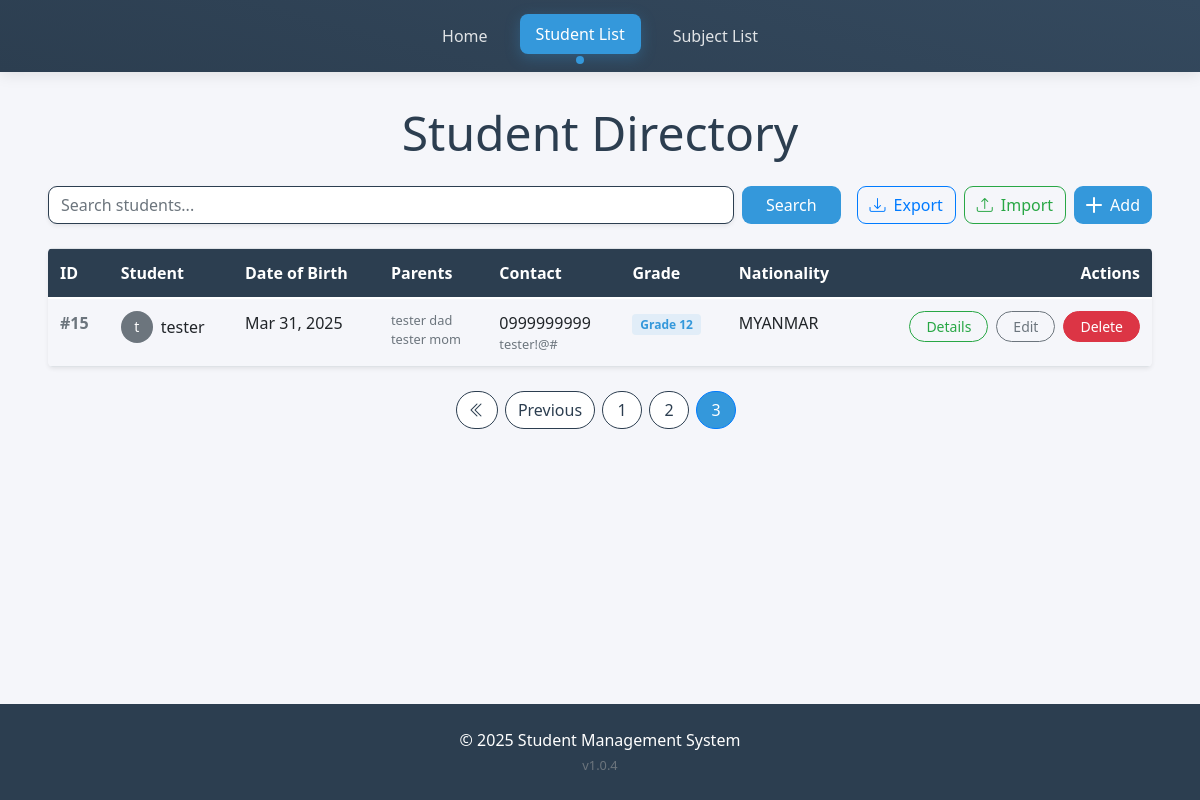
The app's page /management/?page=3&q=, older data.
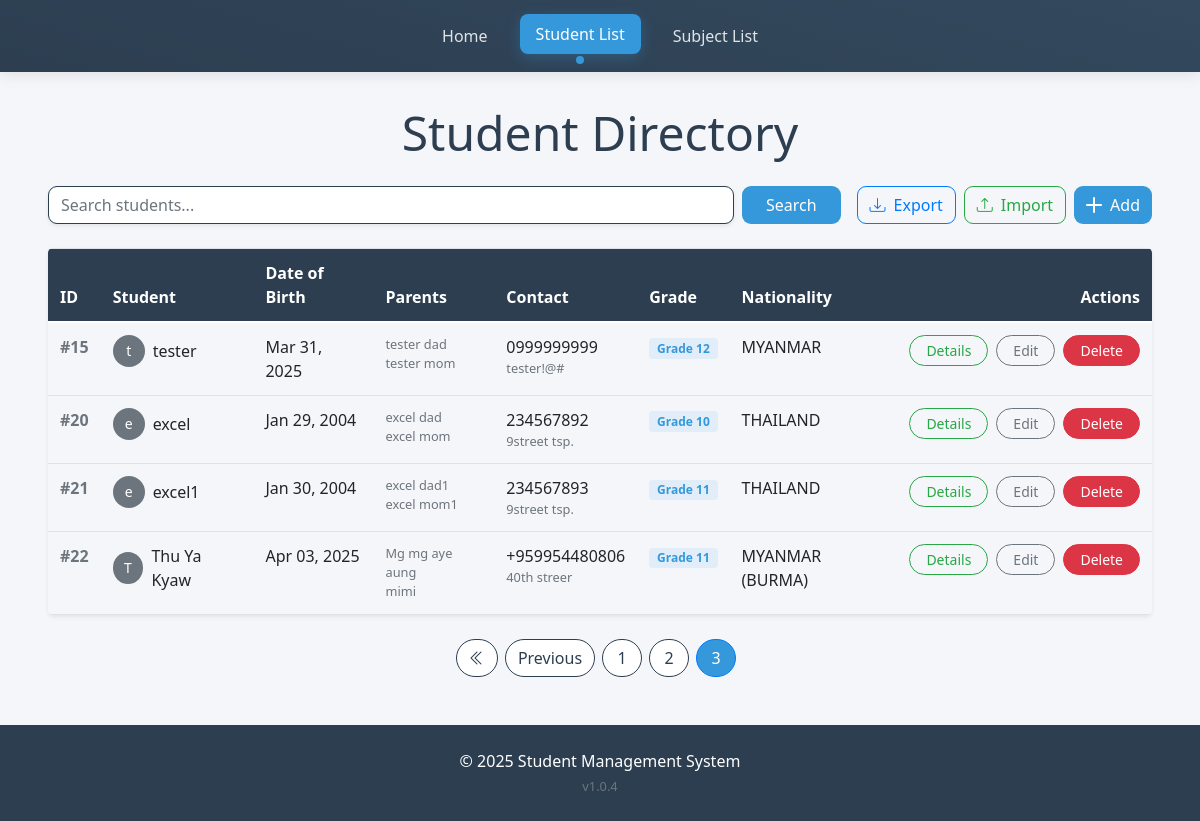
The same page, newer data.
### student_app/models.py (models this page shows, shortened)
class Student(models.Model):
    name = models.CharField(max_length=100)
    dob = models.DateField()  # Date of Birth
    nrc = models.CharField(max_length=50, unique=True)  # National Registration Card number (assuming it's unique)
    father_name = models.CharField(max_length=100)
    mother_name = models.CharField(max_length=100)
    phone = models.CharField(max_length=15)  # Phone number
    address = models.TextField()  # Long address details
    grade = models.CharField(max_length=10)  # Grade (A, B, etc.)
    country = models.CharField(max_length=100)
    class Meta:
        verbose_name = "Student"
        verbose_name_plural = "Students"

### student_app/views.py (the view)
# urls.py: path('', views.student_list, name='student_list'),  # Home page or Student List page
def student_list(request):
    query = request.GET.get('q', '')  # Get the search query from the URL
    students = Student.objects.all()
    if query:
        students = students.filter(name__icontains=query)  # Filter students by name (case-insensitive)
    paginator = Paginator(students, 5)  # Show 10 students per page
    page_number = request.GET.get('page')
    page_obj = paginator.get_page(page_number)
    return render(request, 'student/student_list.html', {'page_obj': page_obj, 'query': query})

### templates/student/student_list.html (shortened to what this page needs)
{% extends 'base.html' %}
{% block content %}
<div class="container-main">
  <h2 class="display-5 text-center mb-4" style="color: var(--primary-color);">Student Directory</h2>
  <div class="d-flex flex-column flex-md-row justify-content-between gap-3 mb-4">
    <form method="get" class="d-flex gap-2 flex-grow-1">
      <input type="text" name="q" value="{{ query }}" placeholder="Search students..."
        class="form-control search-input shadow-sm" style="border-radius: 9px; border: 1px solid var(--primary-color);">
      <button type="submit" class="btn btn-primary px-4"
        style="border-radius: 9px; background: var(--secondary-color); border: none;">
        Search
      </button>
    </form>
    <div class="d-flex gap-2 justify-content-end">
      <a href="{% url 'export_students' %}" class="btn btn-outline-primary d-flex align-items-center gap-2"
        style="border-radius: 9px;">
        <i class="bi bi-download"></i> Export
      </a>
      <a href="{% url 'import_students' %}" class="btn btn-outline-success d-flex align-items-center gap-2"
        style="border-radius: 9px;">
        <i class="bi bi-upload"></i> Import
      </a>
      <a href="{% url 'create_student' %}" class="btn btn-primary d-flex align-items-center gap-2"
        style="border-radius: 9px; background: var(--secondary-color); border: none;">
        <i class="bi bi-plus-lg"></i> Add
      </a>
    </div>
  </div>
  <div class="table-responsive rounded-3 shadow-sm d-none d-md-block">
    <table class="table table-hover align-middle mb-0">
      <thead class="sticky-top" style="background: var(--primary-color); color: white;">
        <tr>
          <th>ID</th>
          <th>Student</th>
          <th>Date of Birth</th>
          <th>Parents</th>
          <th>Contact</th>
          <th>Grade</th>
          <th>Nationality</th>
          <th class="text-end">Actions</th>
        </tr>
      </thead>
      <tbody>
        {% for student in page_obj %}
        <tr style="cursor: pointer; ">
          <td class="fw-bold text-muted">#{{ student.id }}</td>
          <td>
            <div class="d-flex align-items-center gap-2">
              <div
                class="avatar-sm bg-secondary text-white rounded-circle d-flex align-items-center justify-content-center">
                {{ student.name|first }}
              </div>
              {{ student.name }}
            </div>
          </td>
          <td>{{ student.dob|date:"M d, Y" }}</td>
          <td>
            <div class="text-muted small">
              <div>{{ student.father_name }}</div>
              <div>{{ student.mother_name }}</div>
            </div>
          </td>
          <td>
            <div class="text-nowrap">
              <div>{{ student.phone }}</div>
              <div class="text-muted small">{{ student.address|truncatechars:20 }}</div>
            </div>
          </td>
          <td>
            <span class="badge bg-primary-subtle text-primary">
              Grade {{ student.grade }}
            </span>
          </td>
          <td>{{ student.country|upper }}</td>
          <td class="text-end">
            <div class="d-flex gap-2 justify-content-end">
              <a href="{% url 'student_detail' student.id %}" class="btn btn-sm btn-outline-success px-3"
                style="border-radius: 20px;">
                Details
              </a>
              <a href="{% url 'edit_student' student.id %}" class="btn btn-sm btn-outline-secondary px-3"
                style="border-radius: 20px;">
                Edit
              </a>
              <a href="{% url 'delete_student' student.id %}" class="btn btn-sm btn-danger px-3"
                style="border-radius: 20px;">
                Delete
              </a>
            </div>
          </td>
        </tr>
        {% endfor %}
      </tbody>
    </table>
  </div>
  <nav class="mt-4">
    <ul class="pagination justify-content-center">
      {% if page_obj.has_previous %}
      <li class="page-item">
        <a class="page-link" href="?page=1&q={{ query }}" style="border-radius: 20px; margin-right: 8px;">
          <i class="bi bi-chevron-double-left"></i>
        </a>
      </li>
      <li class="page-item">
        <a class="page-link" href="?page={{ page_obj.previous_page_number }}&q={{ query }}"
          style="border-radius: 20px; margin-right: 8px;">
          Previous
        </a>
      </li>
      {% endif %}
      {% for num in page_obj.paginator.page_range %}
      {% if page_obj.number == num %}
      <li class="page-item active">
        <span class="page-link" style="border-radius: 20px; margin-right: 8px; background: var(--secondary-color);">
          {{ num }}
        </span>
      </li>
      {% else %}
      <li class="page-item">
        <a class="page-link" href="?page={{ num }}&q={{ query }}" style="border-radius: 20px; margin-right: 8px;">
          {{ num }}
        </a>
      </li>
      {% endif %}
      {% endfor %}
    </ul>
  </nav>
</div>
{% endblock %}

### templates/base.html (shortened to what this page needs)
<!DOCTYPE html>
<html lang="en">
<head>
  <link href="https://cdn.jsdelivr.net/npm/bootstrap@5.0.2/dist/css/bootstrap.min.css" rel="stylesheet">
<link rel="stylesheet" href="https://cdn.jsdelivr.net/npm/bootstrap-icons@1.3.0/font/bootstrap-icons.css">
<link rel="stylesheet" href="https://stackpath.bootstrapcdn.com/bootstrap/4.5.0/css/bootstrap.min.css">
<link rel="stylesheet" href="https://maxcdn.bootstrapcdn.com/font-awesome/4.7.0/css/font-awesome.min.css">
</head>
<body>
  <header class="py-3">
    <nav class="container-main">
      <ul class="nav nav-pills justify-content-center">
        <li class="nav-item">
          <a class="nav-link {% if request.resolver_match.url_name == 'index' %}active{% endif %}"
             href="{% url 'index' %}">Home</a>
        </li>
        <li class="nav-item">
          <a class="nav-link {% if request.resolver_match.url_name == 'student_list' %}active{% endif %}"
             href="{% url 'student_list' %}">Student List</a>
        </li>
        <li class="nav-item">
          <a class="nav-link {% if request.resolver_match.url_name == 'subject_list' %}active{% endif %}"
             href="{% url 'subject_list' %}">Subject List</a>
        </li>
      </ul>
    </nav>
  </header>
  <main>
    <div class="container-main">
      {% block content %}
      {% endblock %}
    </div>
  </main>
  <footer>
    <p class="mb-0">&copy; 2025 Student Management System</p>
    <small class="text-muted">v1.0.4</small>
  </footer>
</body>
</html>

### templates/base.html (style rules this page uses)
:root { --primary-color: #2c3e50; --secondary-color: #3498db; --accent-color: #e74c3c; --light-bg: #f5f6fa; }
body { background-color: var(--light-bg); font-family: 'Segoe UI', system-ui, -apple-system, sans-serif; min-height: 100vh; display: flex; flex-direction: column; }
header { background: linear-gradient(15deg, var(--primary-color), #34495e); box-shadow: 0 2px 15px rgba(0,0,0,0.1); }
.nav-pills .nav-link { color: rgba(255,255,255,0.85); border-radius: 8px; margin: 0 8px; transition: all 0.3s ease; }
.nav-pills .nav-link:hover, .nav-pills .nav-link.active { background-color: var(--secondary-color); color: white; transform: translateY(-2px); box-shadow: 0 4px 15px rgba(52, 152, 219, 0.3); }
main { flex: 1; padding: 2rem 0; }
.container-main { max-width: 1200px; margin: 0 auto; padding: 0 1.5rem; }
footer { background: var(--primary-color); color: white; padding: 1.5rem; margin-top: auto; text-align: center; }
.nav-link.active::after { content: ''; display: block; width: 8px; height: 8px; background: var(--secondary-color); border-radius: 50%; position: absolute; bottom: -10px; left: 50%; transform: translateX(-50%); }

### templates/student/student_list.html (style rules this page uses)
.avatar-sm { width: 32px; height: 32px; font-size: 14px; }
.badge.bg-primary-subtle { background-color: rgba(52, 152, 219, 0.1) !important; color: var(--secondary-color) !important; padding: 0.35em 0.65em; }
.page-link { color: var(--primary-color); border: 1px solid var(--primary-color); min-width: 40px; text-align: center; }

Row changes from the older to the newer data that the page shows:
added Student: id "20", name|first "e", name "excel", dob "Jan 29, 2004", father_name "excel dad", mother_name "excel mom", phone "234567892", address "9street tsp.", grade "10", country "THAILAND"
added Student: id "21", name|first "e", name "excel1", dob "Jan 30, 2004", father_name "excel dad1", mother_name "excel mom1", phone "234567893", address "9street tsp.", grade "11", country "THAILAND"
added Student: id "22", name|first "T", name "Thu Ya Kyaw", dob "Apr 03, 2025", father_name "Mg mg aye aung", mother_name "mimi", phone "+959954480806", address "40th streer", grade "11", country "MYANMAR (BURMA)"
